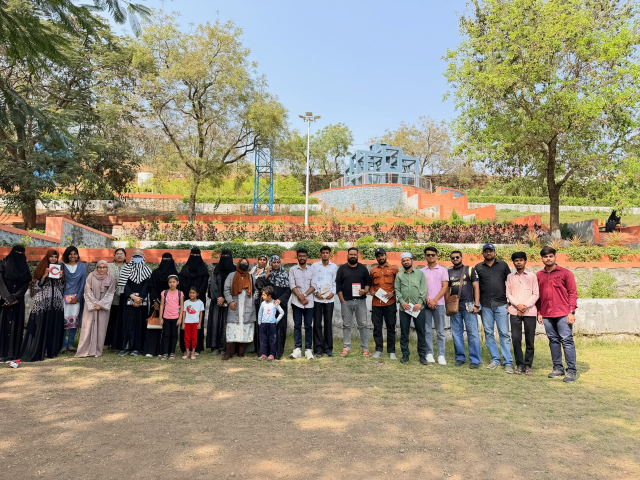
#> input picture img/original/WhatsApp Image 2026-11-05 at 6.45.08 PM (6).jpeg, 1280 x 960 px, found by its file name (shown at 1/2 size)
$ python enhance_all_images_pro.py
#> lines starting #> are read from the running program, lines starting #| are printed output that depends on the picture
import os
import sys
import numpy as np
from PIL import Image, ImageEnhance, ImageFilter, ImageStat

BASE_DIR = r"D:\projects\Readers of Aurangabad\readers-of-aurangabad"
IMG_DIR = os.path.join(BASE_DIR, "img")
PUBLIC_HERO_DIR = os.path.join(BASE_DIR, "public", "images", "hero")
PUBLIC_WEB_DIR = os.path.join(BASE_DIR, "public", "images", "web")
PUBLIC_GALLERY_DIR = os.path.join(BASE_DIR, "public", "images", "gallery")
PUBLIC_THUMB_DIR = os.path.join(BASE_DIR, "public", "images", "thumbnails")

for d in [PUBLIC_HERO_DIR, PUBLIC_WEB_DIR, PUBLIC_GALLERY_DIR, PUBLIC_THUMB_DIR]:
    os.makedirs(d, exist_ok=True)

print("Starting Professional Image Enhancement Pipeline...")

def analyze_and_correct(img: Image.Image) -> Image.Image:
    """Corrects exposure, natural contrast, and color balance while preserving natural skin tones."""
    stat = ImageStat.Stat(img)
    mean_b = sum(stat.mean[:3]) / 3.0
    r, g, b = stat.mean[:3]

    res = img.copy()

    # 1. Exposure correction
    if mean_b < 95:
        factor = min(1.3, 118 / max(mean_b, 40))
        res = ImageEnhance.Brightness(res).enhance(factor)
    elif mean_b > 165:
        factor = max(0.82, 135 / max(mean_b, 50))
        res = ImageEnhance.Brightness(res).enhance(factor)

    # 2. Contrast
    std_avg = sum(stat.stddev[:3]) / 3.0
    if std_avg < 45:
        res = ImageEnhance.Contrast(res).enhance(1.12)
    elif std_avg > 80:
        res = ImageEnhance.Contrast(res).enhance(0.96)
    else:
        res = ImageEnhance.Contrast(res).enhance(1.04)

    # 3. Editorial color warmth (subtle lift, keeping skin tones natural)
    arr = np.array(res, dtype=np.float32)
    # Warm tone: slight warm lift in highlights/midtones
    arr[..., 0] = np.clip(arr[..., 0] * 1.025 + 1.5, 0, 255) # Red
    arr[..., 1] = np.clip(arr[..., 1] * 1.01 + 0.5, 0, 255)  # Green
    arr[..., 2] = np.clip(arr[..., 2] * 0.97 - 1.0, 0, 255)  # Blue
    res = Image.fromarray(arr.astype(np.uint8))

    # Gentle color saturation
    res = ImageEnhance.Color(res).enhance(1.05)

    # 4. Subtle Unsharp Mask for crisp tactile detail (books, faces, clothing)
    res = res.filter(ImageFilter.UnsharpMask(radius=1.2, percent=65, threshold=2))

    return res

# -----------------------------------------------------------------------------
# 1. HERO COMPOSITION: roa-009 ("WhatsApp Image 2026-11-05 at 6.45.08 PM.jpeg")
# -----------------------------------------------------------------------------
hero_src = os.path.join(IMG_DIR, "WhatsApp Image 2026-11-05 at 6.45.08 PM.jpeg")
if os.path.exists(hero_src):
    with Image.open(hero_src) as raw_hero:
        raw_rgb = raw_hero.convert("RGB")
        w, h = raw_rgb.size
        print(f"Hero source original size: {w}x{h}")

        # The community occupies y=310 to y=700.
        # y=0 to y=95 is empty sky above palm tops.
        # Cropping y from 90 to 720 (height = 630):
        # Keeps 220px of lush palm tree fronds above the heads for majestic natural framing!
        # Increases community scale by ~15% and eliminates dead upper sky!
        crop_top = 90
        hero_cropped = raw_rgb.crop((0, crop_top, w, h))
        cw, ch = hero_cropped.size
        print(f"Hero cropped size (excess sky removed): {cw}x{ch}")

        hero_enhanced = analyze_and_correct(hero_cropped)

        # High-res Desktop Hero: 2560 x 1260
        target_desktop_w, target_desktop_h = 2560, int(2560 * (ch / cw))
        hero_desktop = hero_enhanced.resize((target_desktop_w, target_desktop_h), Image.Resampling.LANCZOS)
        desktop_out = os.path.join(PUBLIC_HERO_DIR, "roa-group-hero-clean.webp")
        hero_desktop.save(desktop_out, "WEBP", quality=92, method=6)
        print(f"Saved Desktop Hero: {desktop_out} ({target_desktop_w}x{target_desktop_h})")

        # Also save dedicated high-res file
        hero_desktop_alt = os.path.join(PUBLIC_HERO_DIR, "roa-hero-desktop.webp")
        hero_desktop.save(hero_desktop_alt, "WEBP", quality=92, method=6)

        # Mobile Hero: 1080 x 680 (Wide aspect ratio so ALL 35 members remain visible without side cropping)
        target_mobile_w = 1080
        target_mobile_h = int(1080 * (ch / cw))
        hero_mobile = hero_enhanced.resize((target_mobile_w, target_mobile_h), Image.Resampling.LANCZOS)
        mobile_out = os.path.join(PUBLIC_HERO_DIR, "roa-hero-mobile.webp")
        hero_mobile.save(mobile_out, "WEBP", quality=90, method=6)
        print(f"Saved Mobile Hero: {mobile_out} ({target_mobile_w}x{target_mobile_h})")

# -----------------------------------------------------------------------------
# 2. KEY SECONDARY HEROES AND FEATURED CARDS
# -----------------------------------------------------------------------------
secondary_photos = {
    # roa-006: Terrace Steps Gathering (OurStoryPage hero)
    "roa-006-2026-11-05": {
        "file": "WhatsApp Image 2026-11-05 at 6.45.08 PM (6).jpeg", # 1280x960
        # y=0 to y=120 is empty sky/trees above terrace. Crop top 100px.
        "crop": (0, 80, 1280, 960),
        "target_size": (1920, 1320)
    },
    # roa-051: Bookstore Entrance Group (GatheringsPage hero)
    "roa-051-2026-11-05": {
        "file": "WhatsApp Image 2026-11-05 at 6.45.19 PM (1).jpeg", # 1600x1200
        # Heads start around y=350. Crop top 120px to bring group forward.
        "crop": (0, 100, 1600, 1200),
        "target_size": (1920, 1320)
    },
    # roa-019: Open Book Pages Detail (JournalPage hero)
    "roa-019-2026-11-05": {
        "file": "WhatsApp Image 2026-11-05 at 6.45.09 PM (3).jpeg", # 1179x641
        "crop": None,
        "target_size": (1920, 1044)
    },
    # roa-049: Park Circle Gathering (CommunityPage hero)
    "roa-049-2026-11-05": {
        "file": "WhatsApp Image 2026-11-05 at 6.45.19 PM.jpeg", # 1600x1200
        "crop": (0, 80, 1600, 1200),
        "target_size": (1920, 1344)
    },
    # roa-060: Engrossed Reader Portrait (GetInvolvedPage hero)
    "roa-060-2026-11-05": {
        "file": "WhatsApp Image 2026-11-05 at 6.46.45 PM (3).jpeg", # 922x1600
        # Reader is centered. Crop top 100px of background ceiling.
        "crop": (0, 80, 922, 1600),
        "target_size": (1200, 1978)
    },
    # roa-054: Grass Sitting Session (ContactPage hero)
    "roa-054-2026-11-05": {
        "file": "WhatsApp Image 2026-11-05 at 6.45.22 PM (1).jpeg", # 1280x854
        # Crop top 60px of upper trees
        "crop": (0, 60, 1280, 854),
        "target_size": (1920, 1190)
    }
}

for img_id, meta in secondary_photos.items():
    src_path = os.path.join(IMG_DIR, meta["file"])
    if os.path.exists(src_path):
        with Image.open(src_path) as im:
#> im is the input picture: PIL image 1280x960 RGB; mean R, G, B 150.4, 142.9, 121
            im_rgb = im.convert("RGB")
            if meta["crop"]:
                im_rgb = im_rgb.crop(meta["crop"])
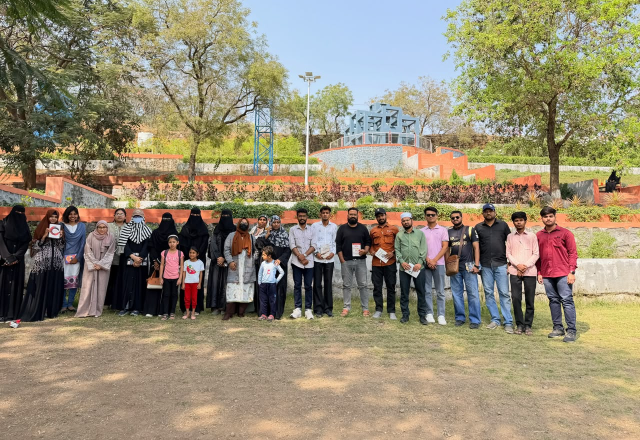
#> im_rgb: PIL image 1280x880 RGB (shown at 1/2 size); mean R, G, B 149.2, 139.5, 116.2
            enhanced = analyze_and_correct(im_rgb)
#> in analyze_and_correct, `mean_b = sum(stat.mean[:3]) / 3.0`: mean_b = 135
#> in analyze_and_correct, `r, g, b = stat.mean[:3]`: r = 149.2; g = 139.5; b = 116.2
#> in analyze_and_correct, `std_avg = sum(stat.stddev[:3]) / 3.0`: std_avg = 59.77
            # High-res web output
            out_web = os.path.join(PUBLIC_WEB_DIR, f"{img_id}.webp")
            resized = enhanced.resize(meta["target_size"], Image.Resampling.LANCZOS)
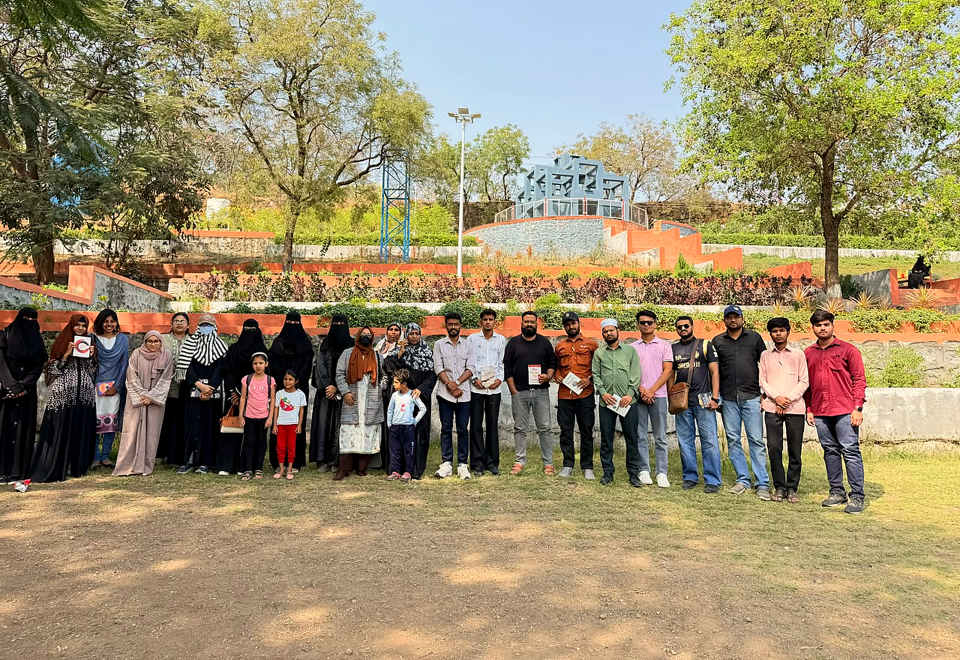
#> resized: PIL image 1920x1320 RGB (shown at 1/2 size); mean R, G, B 153.7, 140.1, 108.5
            resized.save(out_web, "WEBP", quality=90, method=6)
            print(f"Processed secondary hero: {out_web} ({meta['target_size']})")
#> pass 2 of the loop `for img_id, meta in secondary_photos.items():`:
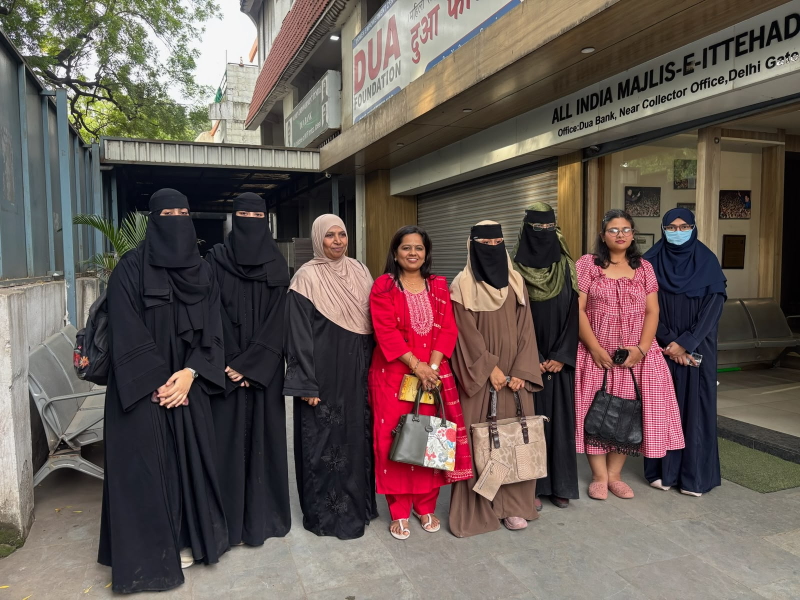
#> input picture img/WhatsApp Image 2026-11-05 at 6.45.19 PM (1).jpeg, 1600 x 1200 px, found by its file name (shown at 1/2 size)
#> im is the input picture: PIL image 1600x1200 RGB; mean R, G, B 102.6, 89.5, 84.6
#> `im_rgb = im_rgb.crop(meta["crop"])`:
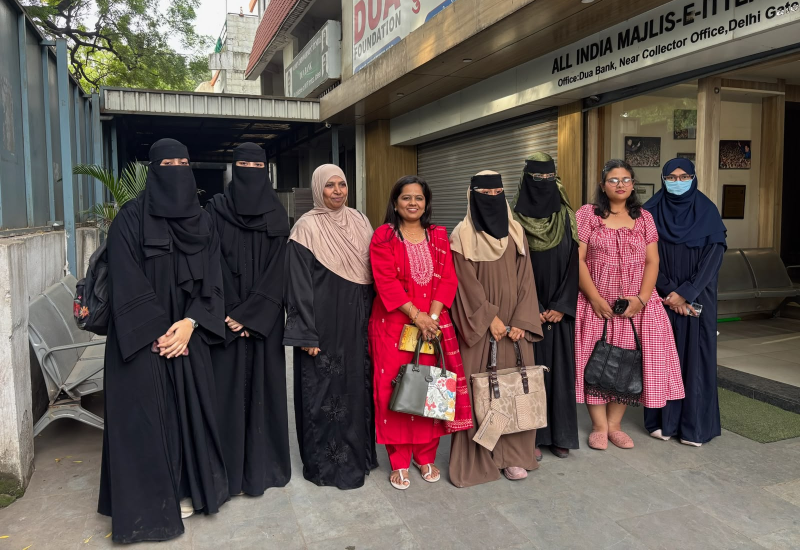
#> im_rgb: PIL image 1600x1100 RGB (shown at 1/2 size); mean R, G, B 99.9, 86.2, 82.1
#> `resized = enhanced.resize(meta["target_size"], Image.Resampling.LANCZOS)`:
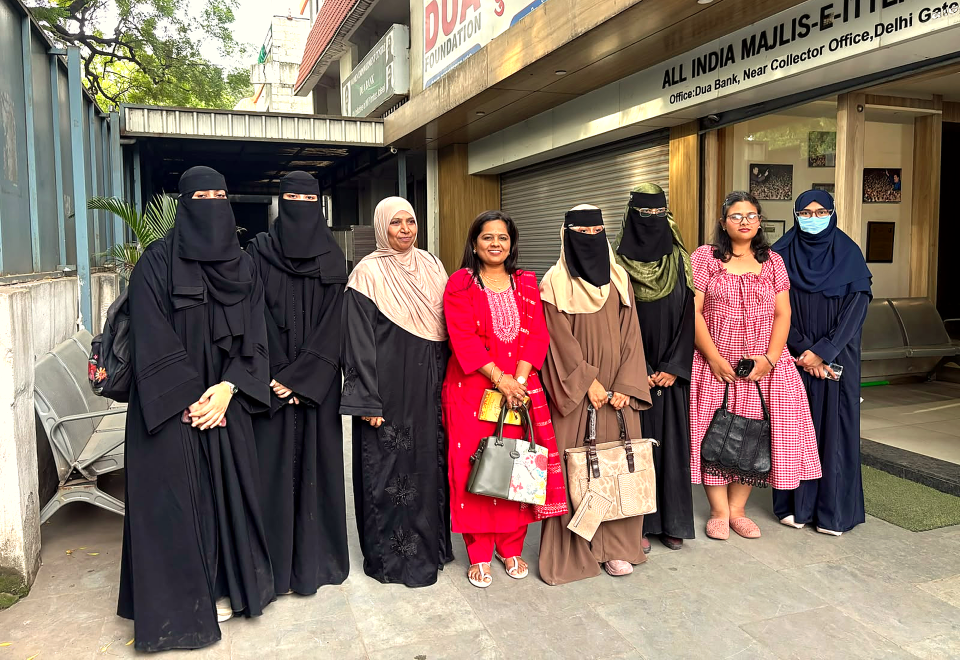
#> resized: PIL image 1920x1320 RGB (shown at 1/2 size); mean R, G, B 129.1, 110.1, 98.8

print("Key hero assets enhanced successfully!")
